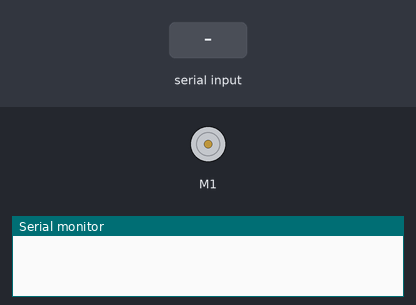
The sketch below on a simulated Arduino Uno, built with avr-gcc and run on an emulated ATmega328P. On the bench: DC motor (green arrow = forward, orange = backward, longer = faster), the last lines printed to the serial monitor. Inputs (shaded band) come from the test bench.

Above: at 6.2 s.
6.3 s: "1" received over the second serial link
At 7.2 s:
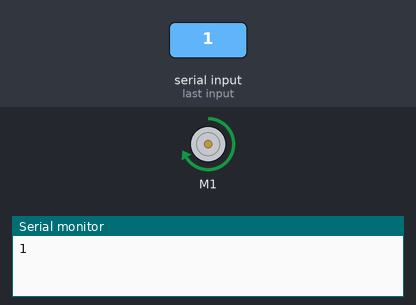
7.8 s: "2" received over the second serial link
At 8.4 s:
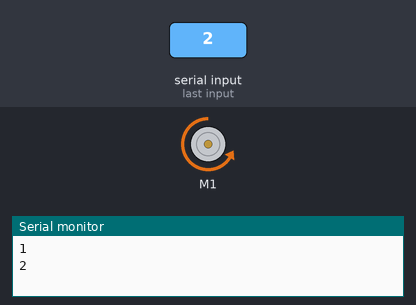
Timing chart, 0 to 10.8 s (numbered marks = the images above; inputs shaded):
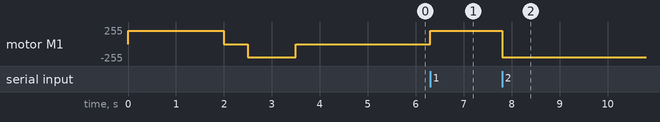

The sketch:

BT_UNA_RUEDA_COCHE.ino
```cpp
#include <SoftwareSerial.h>
SoftwareSerial BT1(A0,A1);

// El módulo bluetooth se conecta así
// Bluetooth_RX  -> A1_arduino
// Bluetooth_TX  -> A0_arduino
// Bluetooth_GND -> GND_arduino
// Bluetooth_VCC -> 5V_arduino

#include <AFMotor.h>
AF_DCMotor motorDer(1);
//asegurate que tienes conectado el motor derecho al puerto 1

//Variables de control y/o lectura
char valor; //un solo byte, un caracter ASCII
//String estado;// texto

void setup() {
  Serial.begin(9600);//iniciamos conexión montor serie
  BT1.begin(9600);   //iniciamos conexión bluetooth

  //Probamos que la rueda derecha funciona
  motorDer.setSpeed(200);     // veloc entre 0-255
  motorDer.run(FORWARD);      // gira marcha adelante
  delay(2000);
  motorDer.run(RELEASE);      // parado
  delay(500);
  motorDer.run(BACKWARD);     // marcha atrás
  delay(1000);
  motorDer.run(RELEASE);      // parado
 }

void loop() {

  if (BT1.available())  //Si el puerto serie (Bluetooth) está disponible
  {

    valor = BT1.read();  //Lee el dato entrante via Bluetooth
    Serial.println(valor);  //imprime el valor en el monitor serie

    if (valor == '0')   //Si el dato entrante es "0"
    {
      motorDer.run(RELEASE);
    }
    else if (valor == '1')   //Si el dato entrante es "1"
    {
     motorDer.run(FORWARD);
    }
    else if (valor == '2')   //Si el dato entrante es "2"
    {
      motorDer.run(BACKWARD);
    }

 }//fin del if (BT1.available())
} //fin del loop()
```

Measured:
- after the input at 6.3 s, motor M1: stopped → forward 200/255 at once
- after the input at 7.8 s, motor M1: forward 200/255 → backward 200/255 at once
